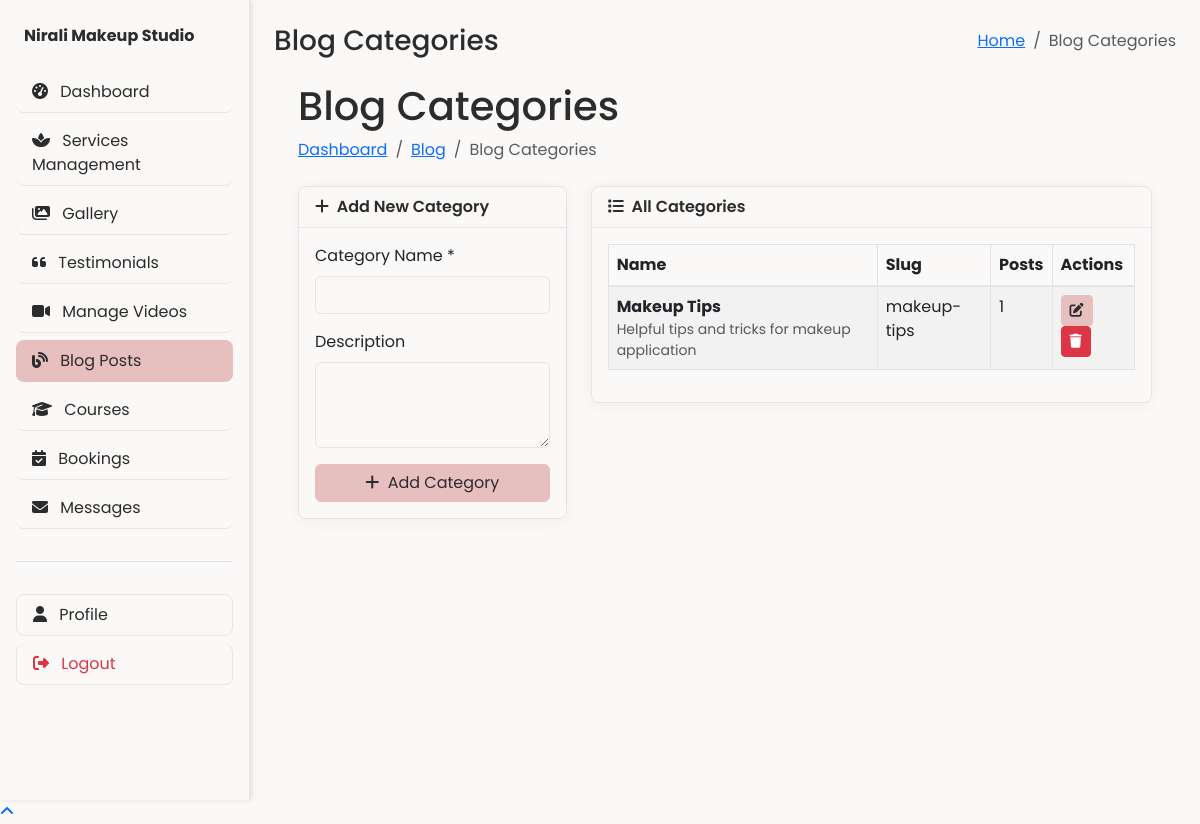
The page /admin/blog-categories.php (signed in) on the database its author committed.
### tables this page shows
CREATE TABLE `blog_categories` (
  `id` int(11) NOT NULL,
  `name` varchar(100) NOT NULL,
  `slug` varchar(100) NOT NULL,
  `description` text DEFAULT NULL,
  `created_at` timestamp NOT NULL DEFAULT current_timestamp()
);

### admin/blog-categories.php (the view, shortened to what this page needs)
<?php
$page_title = 'Blog Categories';
$db = getDBConnection();
$categories = $db->query("SELECT * FROM blog_categories ORDER BY name")->fetchAll(PDO::FETCH_ASSOC);
include 'includes/header.php';
?>
<div class="container-fluid px-4">
    <h1 class="mt-4"><?php echo $page_title; ?></h1>
    <ol class="breadcrumb mb-4">
        <li class="breadcrumb-item"><a href="index.php">Dashboard</a></li>
        <li class="breadcrumb-item"><a href="blog.php">Blog</a></li>
        <li class="breadcrumb-item active"><?php echo $page_title; ?></li>
    </ol>
    <div class="row">
        <div class="col-md-4 mb-4">
            <div class="card">
                <div class="card-header">
                    <i class="fas fa-plus me-1"></i>
                    <?php echo isset($_GET['edit']) ? 'Edit' : 'Add New'; ?> Category
                </div>
                <div class="card-body">
                    <?php
                    $category = ['id' => '', 'name' => '', 'description' => ''];
                    $form_action = 'blog-categories.php';
                    ?>
                    <form method="post" action="<?php echo $form_action; ?>">
                        <div class="mb-3">
                            <label for="name" class="form-label">Category Name *</label>
                            <input type="text" class="form-control" id="name" name="name"
                                   value="<?php echo htmlspecialchars($category['name']); ?>" required>
                        </div>
                        <div class="mb-3">
                            <label for="description" class="form-label">Description</label>
                            <textarea class="form-control" id="description" name="description" rows="3"><?php
                            ?></textarea>
                        </div>
                        <div class="d-grid gap-2">
                            <?php if (isset($_GET['edit'])): ?>
                                <button type="submit" name="update_category" class="btn btn-primary">
                                    <i class="fas fa-save me-1"></i> Update Category
                                </button>
                                <a href="blog-categories.php" class="btn btn-outline-secondary">
                                    <i class="fas fa-times me-1"></i> Cancel
                                </a>
                            <?php else: ?>
                                <button type="submit" name="add_category" class="btn btn-primary">
                                    <i class="fas fa-plus me-1"></i> Add Category
                                </button>
                            <?php endif; ?>
                        </div>
                    </form>
                </div>
            </div>
        </div>
        <div class="col-md-8">
            <div class="card">
                <div class="card-header">
                    <i class="fas fa-list me-1"></i>
                    All Categories
                </div>
                <div class="card-body">
                    <?php if (empty($categories)): ?>
                        <div class="alert alert-info mb-0">
                            No categories found. Add your first category using the form on the left.
                        </div>
                    <?php else: ?>
                        <div class="table-responsive">
                            <table class="table table-bordered table-striped">
                                <thead>
                                    <tr>
                                        <th>Name</th>
                                        <th>Slug</th>
                                        <th>Posts</th>
                                        <th>Actions</th>
                                    </tr>
                                </thead>
                                <tbody>
                                    <?php foreach ($categories as $category): ?>
                                        <tr>
                                            <td>
                                                <strong><?php echo htmlspecialchars($category['name']); ?></strong>
                                                <?php if ($category['description']): ?>
                                                    <div class="text-muted small">
                                                        <?php echo htmlspecialchars($category['description']); ?>
                                                    </div>
                                                <?php endif; ?>
                                            </td>
                                            <td><?php echo htmlspecialchars($category['slug']); ?></td>
                                            <td>
                                                <?php
                                                $stmt = $db->prepare("SELECT COUNT(*) FROM blog_post_categories WHERE category_id = ?");
                                                $stmt->execute([$category['id']]);
                                                echo $stmt->fetchColumn();
                                                ?>
                                            </td>
                                            <td>
                                                <a href="blog-categories.php?edit=<?php echo $category['id']; ?>"
                                                   class="btn btn-sm btn-primary" title="Edit">
                                                    <i class="fas fa-edit"></i>
                                                </a>
                                                <a href="#"
                                                   onclick="return confirmDelete(<?php echo $category['id']; ?>)"
                                                   class="btn btn-sm btn-danger" title="Delete">
                                                    <i class="fas fa-trash"></i>
                                                </a>
                                            </td>
                                        </tr>
                                    <?php endforeach; ?>
                                </tbody>
                            </table>
                        </div>
                    <?php endif; ?>
                </div>
            </div>
        </div>
    </div>
</div>
<?php include 'includes/footer.php'; ?>

### admin/includes/header.php (style rules this page uses)
.card { border-radius: 0.5rem; overflow: hidden; }
:root { --primary-bg: #FBF9F7; --primary-text: #2C2C2C; --sidebar-width: 250px; }
body { font-family: -apple-system, BlinkMacSystemFont, 'Segoe UI', Roboto, Oxygen, Ubuntu, Cantarell, sans-serif; background-color: var(--primary-bg); color: var(--primary-text); min-height: 100vh; margin: 0; padding: 0; }
:root { --primary: #4e73df; --secondary: #858796; --success: #1cc88a; --info: #36b9cc; --warning: #f6c23e; --danger: #e74a3b; --light: #f8f9fc; --dark: #5a5c69; --instagram: #e4405f; }
body { font-family: 'Poppins', sans-serif; background-color: var(--primary-bg); color: var(--primary-text); min-height: 100vh; overflow-x: hidden; }
.card { background: var(--tertiary-bg); border: 1px solid var(--light-border); border-radius: 8px; box-shadow: var(--card-shadow); transition: all 0.3s ease; }
.card-header { background: var(--secondary-bg); border-bottom: 1px solid var(--light-border); color: var(--primary-text); font-weight: 600; }
.btn-primary { background-color: var(--primary-accent); border-color: var(--primary-accent); color: var(--primary-text); transition: all 0.3s ease; }
.form-control, .form-select { border: 1px solid var(--light-border); background-color: var(--tertiary-bg); color: var(--primary-text); }
.table { color: var(--primary-text); }
.table th { background-color: var(--secondary-bg); border-bottom: 2px solid var(--light-border); }
.table td { border-color: var(--light-border); }

### rows shown on the page
blog_categories: name "Makeup Tips", description "Helpful tips and tricks for makeup application", slug "makeup-tips", fetchColumn "1"

### other values the page prints
$page_title "Blog Categories"
